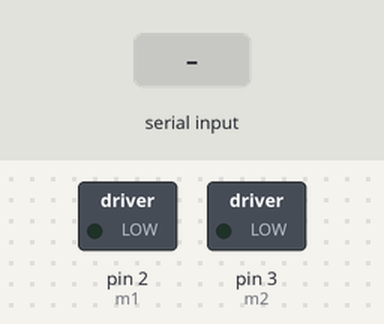
Simulated run of this sketch. Board: Arduino Uno, built with avr-gcc and run on an emulated ATmega328P. Parts: switched loads named in the sketch (green lamp = pin HIGH). Inputs (shaded band) come from the test bench. What the sketch prints to the serial monitor is not drawn.

Above: at 1.2 s.
1.3 s: "right" received over Serial
At 2.2 s:
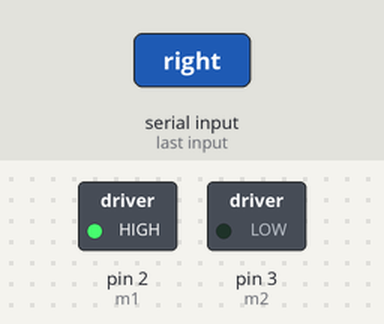
2.8 s: "left" received over Serial
At 3.2 s:
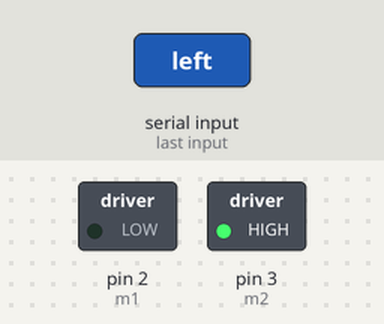
4.3 s: "off" received over Serial
At 5.3 s:
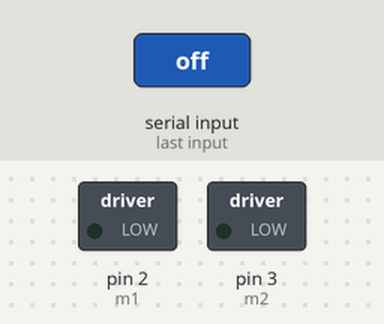
Timing chart, 0 to 7.3 s (numbered marks = the images above; inputs shaded):
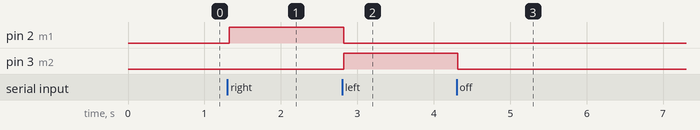

Measured:
- after the input at 1.3 s, pin 2 (m1): LOW → HIGH at once
- after the input at 2.8 s, pin 2 (m1): HIGH → LOW at once; pin 3 (m2): LOW → HIGH at once
- after the input at 4.3 s, pin 3 (m2): HIGH → LOW at once

The sketch:

OUT_Mot_2S.ino
```cpp
//motor pin 1 is named as m1 and connected to pin 2 in Arduino
#define m1 2
//motor pin 2 is named as m1 and connected to pin 3 in Arduino
#define m2 3
void setup()
{
  //both motor pins are output pins
  pinMode(m1, OUTPUT);
  pinMode(m2, OUTPUT);
  //the intial state of the motor is off
  digitalWrite(m1, LOW);
  digitalWrite(m2, LOW);
  Serial.begin(9600);       //start serial with baud rate = 9600
  Serial.flush();           //to wait to complete the outgoing serial data
  Serial.println("to operate the motor write here : ");
  Serial.println("right - left - off");
}
void loop()
{
  String input = "";                //variable to save the input message
  while (Serial.available() > 0)    //that means there's data arrived from the serial
  {
    input += (char) Serial.read();  //to read one char at a time and save it into (input) variable
    delay(5);                       //delay 5ms before next char
  }
  if (input == "right")
  {
    //pin_1 HIGH, pin_2 LOW >>> rotat diresction 1
    digitalWrite(m1, HIGH);
    digitalWrite(m2, LOW);
    delay(1000);
  }
  else if (input == "left")
  {
    //pin_1 LOW, pin_2 HIGH >>> rotat diresction 2
    digitalWrite(m1, LOW);
    digitalWrite(m2, HIGH);
    delay(1000);
  }
  else if (input == "off")
  {
    //both pins LOW >>> stop rotation
    digitalWrite(m1, LOW);
    digitalWrite(m2, LOW);
    delay(1000);
  }
}
```
